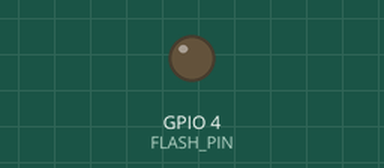
Recording of a sketch running on a simulated ESP32. Parts: output pins drawn as LEDs (lit = HIGH). WiFi joins after 1.5 s; servers stay silent unless stated; uploads are accepted with an empty reply; the camera gives no picture; what the sketch prints to the serial monitor is not drawn. At 3.2 s the program puts the board to deep sleep or switches it off; the recording ends there.

Above: at 0.1 s.
Timing chart, 0 to 3.2 s (numbered marks = the images above):
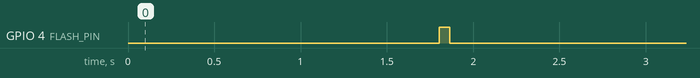

The sketch:

Foto_to_server_sleep_and_flash.ino
```cpp
#include <Wire.h>
#include <Arduino.h>
#include "soc/soc.h"
#include "soc/rtc_cntl_reg.h"
#include "esp_camera.h"
#include <WiFi.h>

#define I2C_SDA 2
#define I2C_SDL 13

// CAMERA_MODEL_AI_THINKER
#define PWDN_GPIO_NUM 32
#define RESET_GPIO_NUM -1
#define XCLK_GPIO_NUM 0
#define SIOD_GPIO_NUM 26
#define SIOC_GPIO_NUM 27

#define Y9_GPIO_NUM 35
#define Y8_GPIO_NUM 34
#define Y7_GPIO_NUM 39
#define Y6_GPIO_NUM 36
#define Y5_GPIO_NUM 21
#define Y4_GPIO_NUM 19
#define Y3_GPIO_NUM 18
#define Y2_GPIO_NUM 5
#define VSYNC_GPIO_NUM 25
#define HREF_GPIO_NUM 23
#define PCLK_GPIO_NUM 22

#define FLASH_PIN 4

const char* ssid = "WIFI_SSID";             /* Wi-Fi settings */
const char* password = "WIFI_PASS";

String serverName = "Server_IP";   /* server settings */
String serverPath = "UPLOAD_DIR";

const int serverPort = 80;

//const int pwmfreq = 50000;
//const int pwmresolution = 9;
//const int ledChannel = 0;


#define uS_TO_S_FACTOR 1000000  /* micro seconde naar seconde */
#define TIME_TO_SLEEP  30        /* Deep sleep tijd van ESPCAM in seconde*/

RTC_DATA_ATTR int bootCount = 0;

WiFiClient client;


void setup() {
  Serial.begin(115200);
  pinMode(4, OUTPUT);
  digitalWrite(4, LOW);     /* configureer flits led en zet deze direct uit */
  gpio_hold_dis(GPIO_NUM_4);

  /* Wi-Fi verbinding */
  WiFi.mode(WIFI_STA);
  Serial.println();
  Serial.print("Connecting to ");
  Serial.println(ssid);
  WiFi.begin(ssid, password);
  while (WiFi.status() != WL_CONNECTED) {
    Serial.print(".");
    delay(500);
  }

  Serial.println("| Wifi connected yes | ");
  Serial.print("ESP32-CAM IP Address: ");
  Serial.println(WiFi.localIP());

  WRITE_PERI_REG(RTC_CNTL_BROWN_OUT_REG, 0);


  /* camera configuratie */
  camera_config_t config;
  config.ledc_channel = LEDC_CHANNEL_0;
  config.ledc_timer = LEDC_TIMER_0;
  config.pin_d0 = Y2_GPIO_NUM;
  config.pin_d1 = Y3_GPIO_NUM;
  config.pin_d2 = Y4_GPIO_NUM;
  config.pin_d3 = Y5_GPIO_NUM;
  config.pin_d4 = Y6_GPIO_NUM;
  config.pin_d5 = Y7_GPIO_NUM;
  config.pin_d6 = Y8_GPIO_NUM;
  config.pin_d7 = Y9_GPIO_NUM;
  config.pin_xclk = XCLK_GPIO_NUM;
  config.pin_pclk = PCLK_GPIO_NUM;
  config.pin_vsync = VSYNC_GPIO_NUM;
  config.pin_href = HREF_GPIO_NUM;
  config.pin_sscb_sda = SIOD_GPIO_NUM;
  config.pin_sscb_scl = SIOC_GPIO_NUM;
  config.pin_pwdn = PWDN_GPIO_NUM;
  config.pin_reset = RESET_GPIO_NUM;
  config.xclk_freq_hz = 20000000;
  config.pixel_format = PIXFORMAT_JPEG;

    // Configureer grootte afbeelding en reserveer geheugen in systeem
  if (psramFound()) {
    config.frame_size = FRAMESIZE_SVGA;
    config.jpeg_quality = 10;  //0-63 lower number means higher quality
    config.fb_count = 2;
  } else {
    config.frame_size = FRAMESIZE_CIF;
    config.jpeg_quality = 12;  //0-63 lower number means higher quality
    config.fb_count = 1;
  }

  // camera initialisatie
  esp_err_t err = esp_camera_init(&config);
  if (err != ESP_OK) {
    Serial.printf("Camera init failed with error 0x%x", err);
    delay(1000);
    ESP.restart();
  }

  sendPhoto();

  /* aantal reboots bijhouden */
  ++bootCount;
  Serial.println("Boot number: " + String(bootCount));
  esp_sleep_enable_timer_wakeup(TIME_TO_SLEEP * uS_TO_S_FACTOR);
  Serial.println("Setup ESP32 to sleep for every " + String(TIME_TO_SLEEP) +
  " Seconds");

  /* sleep mode */
  Serial.println("Going to sleep now");
  WiFi.disconnect();
  delay(1000);
  gpio_hold_en(GPIO_NUM_4); //Zet de flash led uit tijdens sleep mode
  gpio_deep_sleep_hold_en();
  esp_deep_sleep_start();

}

void loop() {
  // put your main code here, to run repeatedly:
}

void wifiConn() {
  WiFi.mode(WIFI_STA);
  Serial.println();
  Serial.print("Connecting to ");
  Serial.println(ssid);
  WiFi.begin(ssid, password);
  while (WiFi.status() != WL_CONNECTED) {
    Serial.print(".");
    delay(500);
  }
  Serial.println();
  Serial.print("ESP32-CAM IP Address: ");
  Serial.println(WiFi.localIP());
}

String sendPhoto() {
  String getAll;
  String getBody;


  digitalWrite(4, HIGH);

  camera_fb_t* fb = NULL;
  fb = esp_camera_fb_get();
  digitalWrite(4, LOW);
  if (!fb) {
    Serial.println("Camera capture failed");
    delay(1000);
    ESP.restart();
  }

  Serial.println("Connecting to server: " + serverName);

  if (client.connect(serverName.c_str(), serverPort)) {
    Serial.println("Connection successful!");
    String head = "--RandomNerdTutorials\r\nContent-Disposition: form-data; name=\"imageFile\"; filename=\"esp32-cam.jpg\"\r\nContent-Type: image/jpeg\r\n\r\n";
    String tail = "\r\n--RandomNerdTutorials--\r\n";

    uint32_t imageLen = fb->len;
    uint32_t extraLen = head.length() + tail.length();
    uint32_t totalLen = imageLen + extraLen;

    client.println("POST " + serverPath + " HTTP/1.1");
    client.println("Host: " + serverName);
    client.println("Content-Length: " + String(totalLen));
    client.println("Content-Type: multipart/form-data; boundary=RandomNerdTutorials");
    client.println();
    client.print(head);

    uint8_t* fbBuf = fb->buf;
    size_t fbLen = fb->len;
    for (size_t n = 0; n < fbLen; n = n + 1024) {
      if (n + 1024 < fbLen) {
        client.write(fbBuf, 1024);
        fbBuf += 1024;
      } else if (fbLen % 1024 > 0) {
        size_t remainder = fbLen % 1024;
        client.write(fbBuf, remainder);
      }
    }
    client.print(tail);

    esp_camera_fb_return(fb);

    int timoutTimer = 10000;
    long startTimer = millis();
    boolean state = false;

    while ((startTimer + timoutTimer) > millis()) {
      Serial.print(".");
      delay(100);
      while (client.available()) {
        char c = client.read();
        if (c == '\n') {
          if (getAll.length() == 0) { state = true; }
          getAll = "";
        } else if (c != '\r') {
          getAll += String(c);
        }
        if (state == true) { getBody += String(c); }
        startTimer = millis();
      }
      if (getBody.length() > 0) { break; }
    }
    Serial.println();
    client.stop();
    Serial.println(getBody);
  } else {
    getBody = "Connection to " + serverName + " failed.";
    Serial.println(getBody);
  }
  return getBody;
 }
```

Measured:
- by itself, GPIO 4 (FLASH_PIN): LOW → HIGH at 1.8 s, → LOW 0.06 s later
